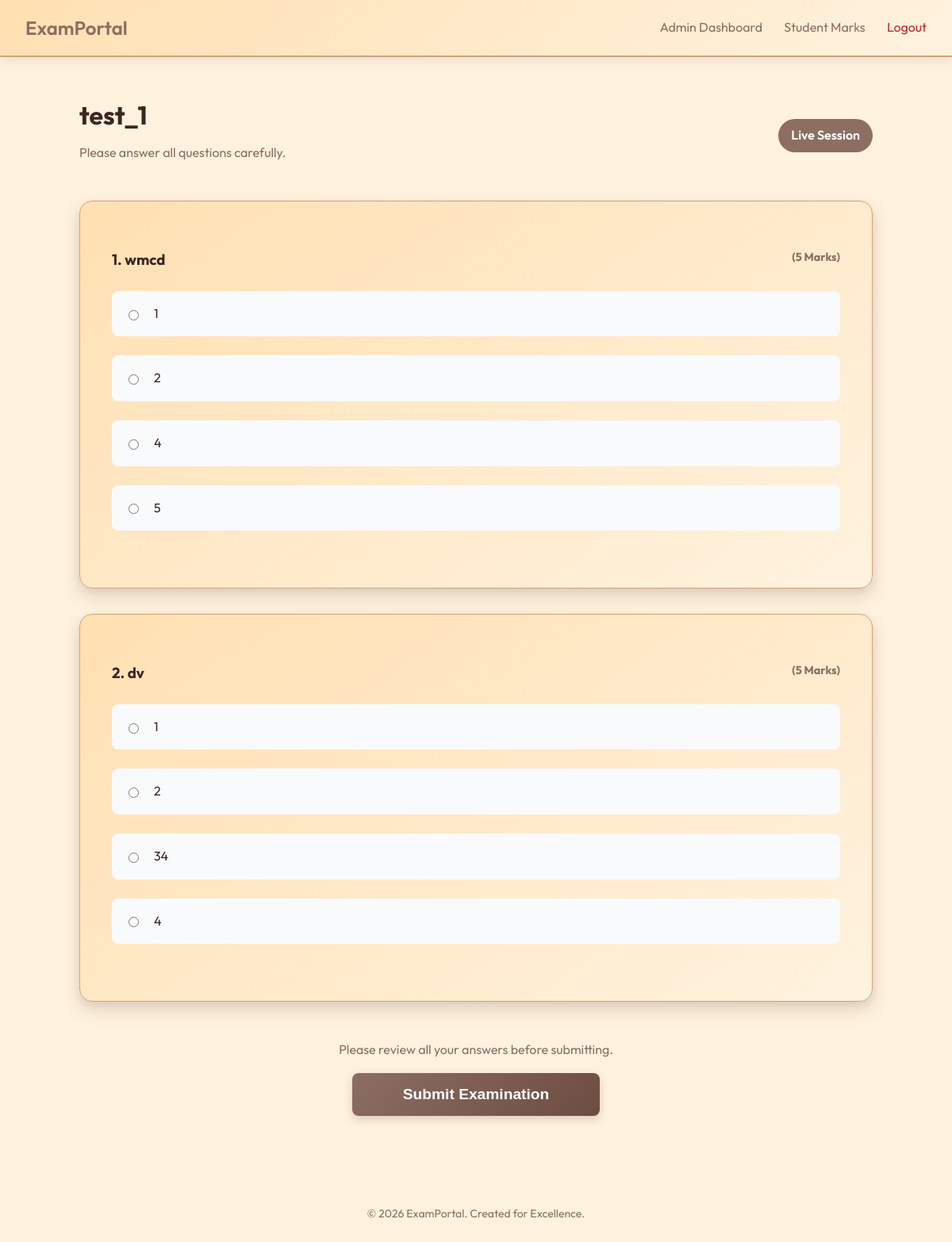
Screenshot of /test/5/ (signed in) with the database file from the repository.
### test_app/models.py (models this page shows, shortened)
class QuestionPaper(models.Model):
    title = models.CharField(max_length=200)
    description = models.TextField(blank=True)
    created_at = models.DateTimeField(auto_now_add=True)

class Question(models.Model):
    paper = models.ForeignKey(QuestionPaper, related_name='questions', on_delete=models.CASCADE)
    question_text = models.CharField(max_length=500)
    option1 = models.CharField(max_length=200)
    option2 = models.CharField(max_length=200)
    option3 = models.CharField(max_length=200)
    option4 = models.CharField(max_length=200)
    answer = models.CharField(max_length=200)
    marks = models.IntegerField(default=1)

### test_app/views.py (the view)
# urls.py: path('test/<int:paper_id>/', views.take_test, name='take_test'),
@login_required
def take_test(request, paper_id):
    paper = get_object_or_404(QuestionPaper, id=paper_id)
    if Result.objects.filter(student=request.user, paper=paper).exists():
        return render(request, 'test_app/test.html', {
            'paper': paper,
            'error': 'You have already taken this test. You cannot take it again.'
        })
    questions = paper.questions.all()
    if not questions:
        return render(request, 'test_app/test.html', {'error': 'No questions available in this paper.'})
    return render(request, 'test_app/test.html', {'paper': paper, 'questions': questions})

### test_app/templates/test_app/test.html (shortened to what this page needs)
{% extends 'test_app/base.html' %}
{% block content %}
<div style="margin-bottom: 2rem; display: flex; justify-content: space-between; align-items: center;">
    <div>
        <h1 style="margin: 0;">{{ paper.title }}</h1>
        <p style="color: var(--text-light); margin-top: 0.5rem;">Please answer all questions carefully.</p>
    </div>
    <div style="background: var(--primary); color: white; padding: 0.5rem 1rem; border-radius: 2rem; font-weight: 600;">
        Live Session
    </div>
</div>
{% if error %}
<div class="card" style="text-align: center;">
    <p style="color: var(--danger); font-size: 1.2rem;">{{ error }}</p>
    <a href="{% url 'student_dashboard' %}" class="btn btn-primary" style="margin-top: 1rem;">Back to Dashboard</a>
</div>
{% elif questions|length == 0 %}
<div class="card" style="text-align: center;">
    <p style="color: var(--danger); font-size: 1.2rem;">No questions available for this paper.</p>
    <a href="{% url 'student_dashboard' %}" class="btn btn-primary" style="margin-top: 1rem;">Back to Dashboard</a>
</div>
{% else %}
<form action="{% url 'submit_test' paper.id %}" method="POST">
    {% for q in questions %}
    <div class="card" style="margin-bottom: 2rem;">
        <h3 style="margin-bottom: 1.5rem;">{{ forloop.counter }}. {{ q.question_text }} <span
                style="font-size: 0.9rem; color: var(--text-light); float: right;">({{ q.marks }} Marks)</span></h3>
        {% if not q.option1 or not q.option2 or not q.option3 or not q.option4 %}
        <div style="color: red; font-weight: bold; margin-bottom: 1rem;">This question is missing options. Please contact the administrator.</div>
        {% else %}
        <div class="form-group" style="display: flex; gap: 1rem; flex-direction: column;">
            <label
                style="display: flex; align-items: center; gap: 1rem; font-weight: 400; background: #f8fafc; padding: 1rem; border-radius: 0.5rem; cursor: pointer;">
                <input type="radio" name="question_{{ q.id }}" value="{{ q.option1 }}" style="width: auto;" required> {{ q.option1 }}
            </label>
            <label
                style="display: flex; align-items: center; gap: 1rem; font-weight: 400; background: #f8fafc; padding: 1rem; border-radius: 0.5rem; cursor: pointer;">
                <input type="radio" name="question_{{ q.id }}" value="{{ q.option2 }}" style="width: auto;"> {{ q.option2 }}
            </label>
            <label
                style="display: flex; align-items: center; gap: 1rem; font-weight: 400; background: #f8fafc; padding: 1rem; border-radius: 0.5rem; cursor: pointer;">
                <input type="radio" name="question_{{ q.id }}" value="{{ q.option3 }}" style="width: auto;"> {{ q.option3 }}
            </label>
            <label
                style="display: flex; align-items: center; gap: 1rem; font-weight: 400; background: #f8fafc; padding: 1rem; border-radius: 0.5rem; cursor: pointer;">
                <input type="radio" name="question_{{ q.id }}" value="{{ q.option4 }}" style="width: auto;"> {{ q.option4 }}
            </label>
        </div>
        {% endif %}
    </div>
    {% endfor %}
    <div style="text-align: center; margin-top: 3rem; margin-bottom: 5rem;">
        <p style="color: var(--text-light); margin-bottom: 1rem;">Please review all your answers before submitting.</p>
        <button type="submit" class="btn btn-primary" style="padding: 1rem 4rem; font-size: 1.2rem;">Submit
            Examination</button>
    </div>
</form>
{% endif %}
{% endblock %}

### test_app/templates/test_app/base.html (style rules this page uses)
:root { --primary: #8C6E63; --primary-hover: #6D4C41; --bg: #FFF2DF; --card-bg: #FFE0B2; --text: #3E2522; --text-light: #8C6E63; --accent: #D3A376; --danger: #C62828; --dark-brown: #3E2522; --taupe: #8C6E63; --warm-tan: #D3A376; --light-peach: #FFE0B2; --ivory: #FFF2DF; }
body { font-family: 'Outfit', sans-serif; background-color: var(--bg); color: var(--text); margin: 0; padding: 0; line-height: 1.6; }
.card { background: linear-gradient(145deg, var(--card-bg) 0%, var(--ivory) 100%); border-radius: 1rem; padding: 2.5rem; box-shadow: 0 10px 25px rgba(62, 37, 34, 0.15), 0 4px 10px rgba(140, 110, 99, 0.1); border: 1px solid var(--accent); transition: transform 0.3s ease, box-shadow 0.3s ease; }
.btn { display: inline-block; padding: 0.75rem 1.5rem; border-radius: 0.5rem; font-weight: 600; text-decoration: none; transition: all 0.3s; cursor: pointer; border: none; }
.btn-primary { background: linear-gradient(135deg, var(--primary) 0%, var(--primary-hover) 100%); color: white; box-shadow: 0 4px 12px rgba(140, 110, 99, 0.3); }
.form-group { margin-bottom: 1.5rem; }
.form-group label { display: block; margin-bottom: 0.5rem; font-weight: 600; }
.form-group input { width: 100%; padding: 0.75rem; border: 2px solid var(--accent); border-radius: 0.5rem; font-family: inherit; background: var(--ivory); color: var(--text); transition: border-color 0.3s, box-shadow 0.3s; }

### rows the page displays
QuestionPaper: title "test_1"
Question: question_text "wmcd", marks "5", option1 "1", option2 "2", option3 "4", option4 "5"
Question: question_text "dv", marks "5", option1 "1", option2 "2", option3 "34", option4 "4"
